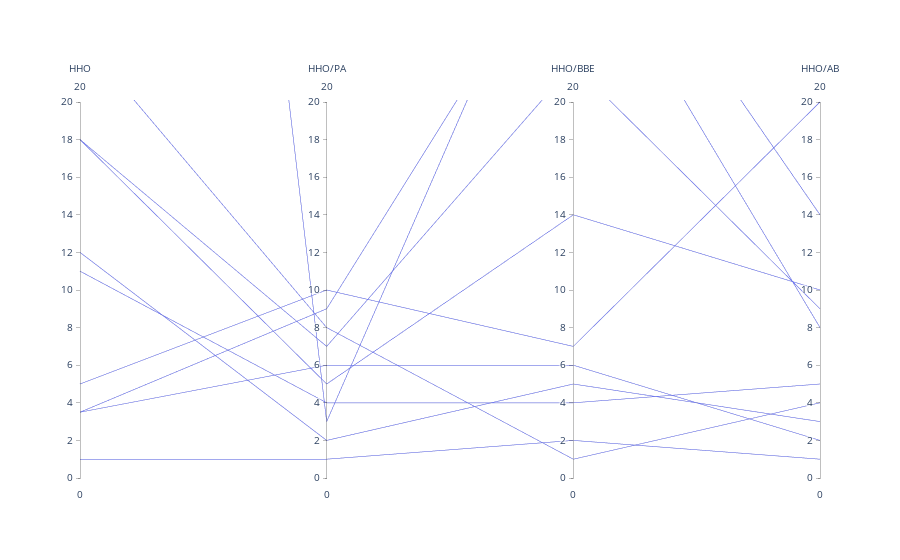

Notebook code cell kept with this figure:
### Code cell
fig = go.Figure(data=
    go.Parcoords(
        dimensions = list([
            dict(range = [0,20],
                label = 'HHO', values = df1['hho_rank']),
            dict(range = [0,20],
                label = 'HHO/PA', values = df1['hho/pa_rank']),
            dict(range = [0,20],
                label = 'HHO/BBE', values = df1['hho/bbe_rank']),
            dict(range = [0,20],
                label = 'HHO/AB', values = df1['hho/ab_rank'])
        ])
    )
)

fig

### Figure 1 — Plotly figure (JSON) as saved in the notebook; plotly's stock layout.template omitted (floating-point values rounded to 4 significant figures)
{"data": [{"dimensions": [{"label": "HHO", "range": [0, 20], "values": [1, 12, 114.5, 11, 18, 3.5, 18, 23.5, 3.5, 5]}, {"label": "HHO/PA", "range": [0, 20], "values": [1, 2, 3, 4, 5, 6, 7, 8, 9, 10]}, {"label": "HHO/BBE", "range": [0, 20], "values": [2, 5, 33, 4, 14, 6, 22, 1, 30, 7]}, {"label": "HHO/AB", "range": [0, 20], "values": [1, 3, 14, 5, 10, 2, 9, 4, 8, 20]}], "type": "parcoords"}], "layout": {}}
